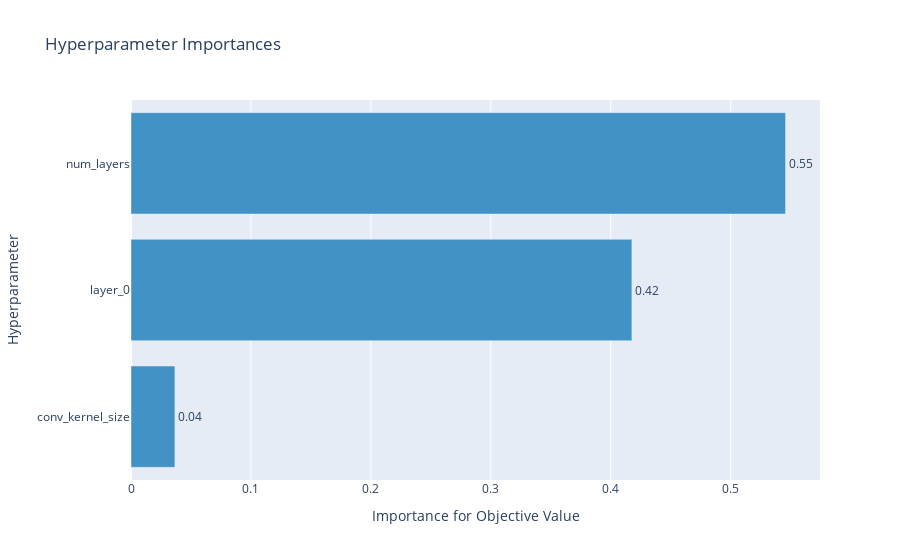

This figure's notebook cell:
### Code cell
fig = optuna.visualization.plot_param_importances(peanut)
fig.show()

### Figure 1 — Plotly figure (JSON) as saved in the notebook; plotly's stock layout.template omitted (floating-point values rounded to 4 significant figures)
{"data": [{"cliponaxis": false, "hovertemplate": ["conv_kernel_size (IntUniformDistribution): 0.03658412579192636<extra></extra>", "layer_0 (CategoricalDistribution): 0.41764798379380913<extra></extra>", "num_layers (IntUniformDistribution): 0.5457678904142645<extra></extra>"], "marker": {"color": "rgb(66,146,198)"}, "orientation": "h", "text": ["0.03658412579192636", "0.41764798379380913", "0.5457678904142645"], "textposition": "outside", "texttemplate": "%{text:.2f}", "type": "bar", "x": [0.03658, 0.4176, 0.5458], "y": ["conv_kernel_size", "layer_0", "num_layers"]}], "layout": {"showlegend": false, "title": {"text": "Hyperparameter Importances"}, "xaxis": {"title": {"text": "Importance for Objective Value"}}, "yaxis": {"title": {"text": "Hyperparameter"}}}}
